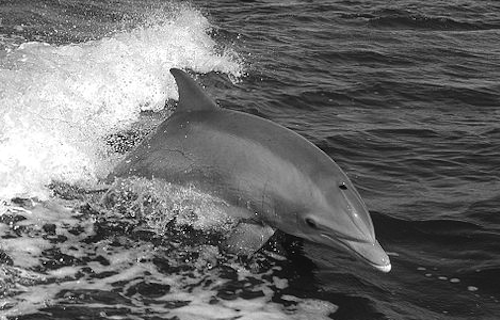
%> input picture images/dolphin.png, 500 x 320 px
$ octave load_and_display_image.m   (GNU Octave 9; MATLAB toolbox functions it lacks are replaced by stand-ins)
%> lines starting %> are read from the running program, lines starting %| are printed output that depends on the picture
#!/usr/bin/octave -qf

disp("Only printing this as you can't start a script with a function keyword...");

dolphin = imread('../images/dolphin.png');
%> dolphin is the input picture: size 320x500 uint8; min 0, max 255, mean 109.1
bicycle = imread('../images/bicycle.png');
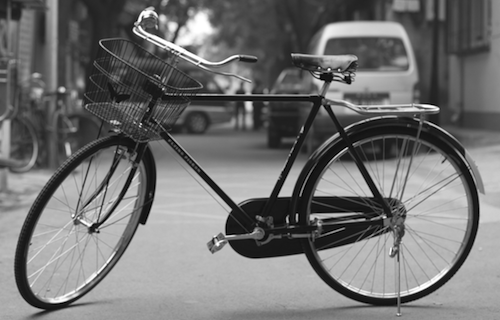
%> input picture images/bicycle.png, 500 x 320 px
%> bicycle is the input picture: size 320x500 uint8; min 0, max 255, mean 114.2
fruit = imread('../images/fruit.png');
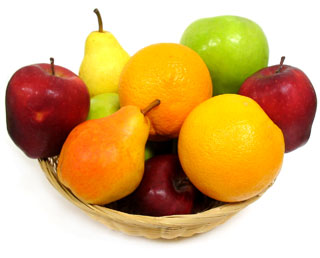
%> input picture images/fruit.png, 320 x 258 px
%> fruit is the input picture: size 258x320x3 uint8; mean R, G, B 216.9, 178.6, 119.7
saturn = imread('../images/saturn.png');
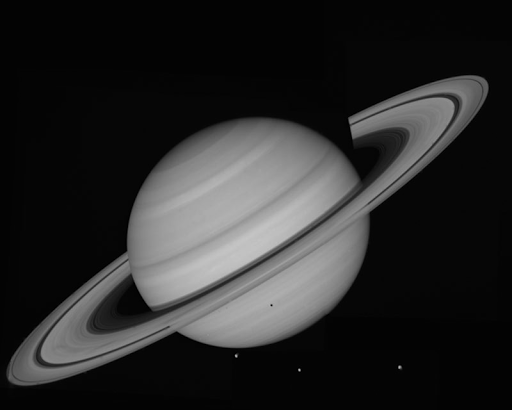
%> input picture images/saturn.png, 512 x 410 px
%> saturn is the input picture: size 410x512 uint8; min 0, max 198, mean 41

%% Load and display an image
img = imread('../images/bicycle.png');
imshow(img);

%% Waitkey
pause()

%% Image size
disp(size(img));
%|    320   500

%% Image class or data type:
disp(class(img));
%| uint8

%% At a given location (row, col):
disp(img(50, 100));
%| 31

%% Plot values for an entire row:
plot(img(50, :));
%> figure, not shown here; curve peaks at x = 178, y = 255
pause();

%% Extract a 2D slice between rows 101 to 103 and columns 201 to 203 (inclusive)
disp(img(101:103, 201:203));
%|   39  39  38
%|   50  50  50
%|   44  44  44

%% Crop the image (ranges are inclusive)
cropped = img(110:310, 10:160);
disp(size(cropped));
%|    201   151
imshow(cropped);
pause();

%% Extract the red channel of a colour image
img = imread('../images/fruit.png');
img_red = img(:, :, 1);
disp(size(img_red));
%|    258   320
imshow(img_red);
pause();

%% Add two images
%% Images must be the same dimension for an eltwise sum
%% Divide by 2 to avoid saturation
summed = dolphin / 2 + bicycle / 2;
imshow(summed);
pause();

%% Multiply by a scalar
function result = scale(img, value)
%> called with value = 1.5
    result = value .* img;
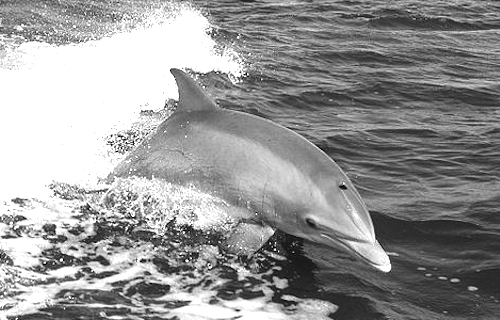
%> result: size 320x500 uint8; min 0, max 255, mean 150.5
endfunction

imshow(scale(dolphin, 1.5));
pause();

function output = blend(a, b, alpha)
%> called with alpha = 0.85
    output = a * alpha + b * (1 - alpha);
endfunction

result = blend(dolphin, bicycle, 0.85);
imshow(result);
pause();

diff = dolphin - bicycle;
imshow(diff);
pause();

%% Exact same result as aboe due to uint truncation
abs_diff = abs(dolphin - bicycle);
imshow(abs_diff);
pause();

%% Better: use the image package (see README for installation)
pkg load image;
imshow(imabsdiff(dolphin, bicycle));
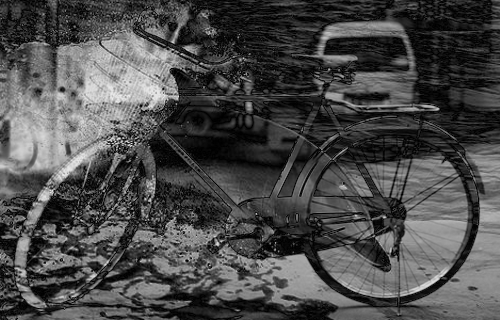
%> displayed picture: size 320x500, on the screen's scale of 0 to 255; min 0, max 237, mean 74.5
pause();

%% Generate Gaussian noise
noise = randn([100 100]);
[n, x] = hist(noise, linspace(-3, 3, 21));  % n = counts, x = bin-centres
%disp([x; n]);
plot(x, n);
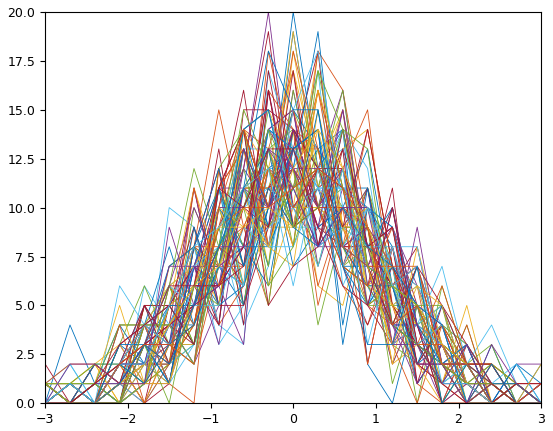
%> figure redrawn from the program's plot data; curve peaks at x = 0, y = 20; curve peaks at x = -0.6, y = 14; curve peaks at x = 0, y = 18; curve peaks at x = -0.3, y = 15
pause();

%% Add Gaussian noise to an image
noise = randn(size(saturn)) .* 100;
output = saturn + noise;
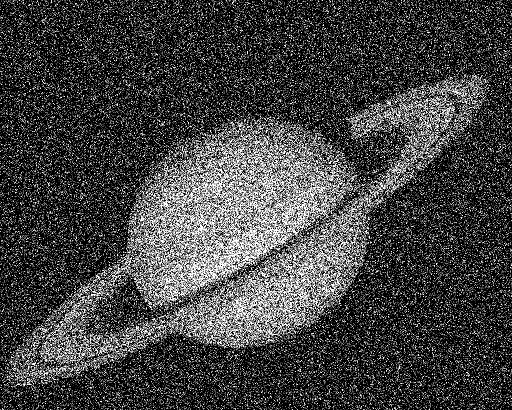
%> output: size 410x512 uint8; min 0, max 255, mean 67.2
imshow(output);
pause();
